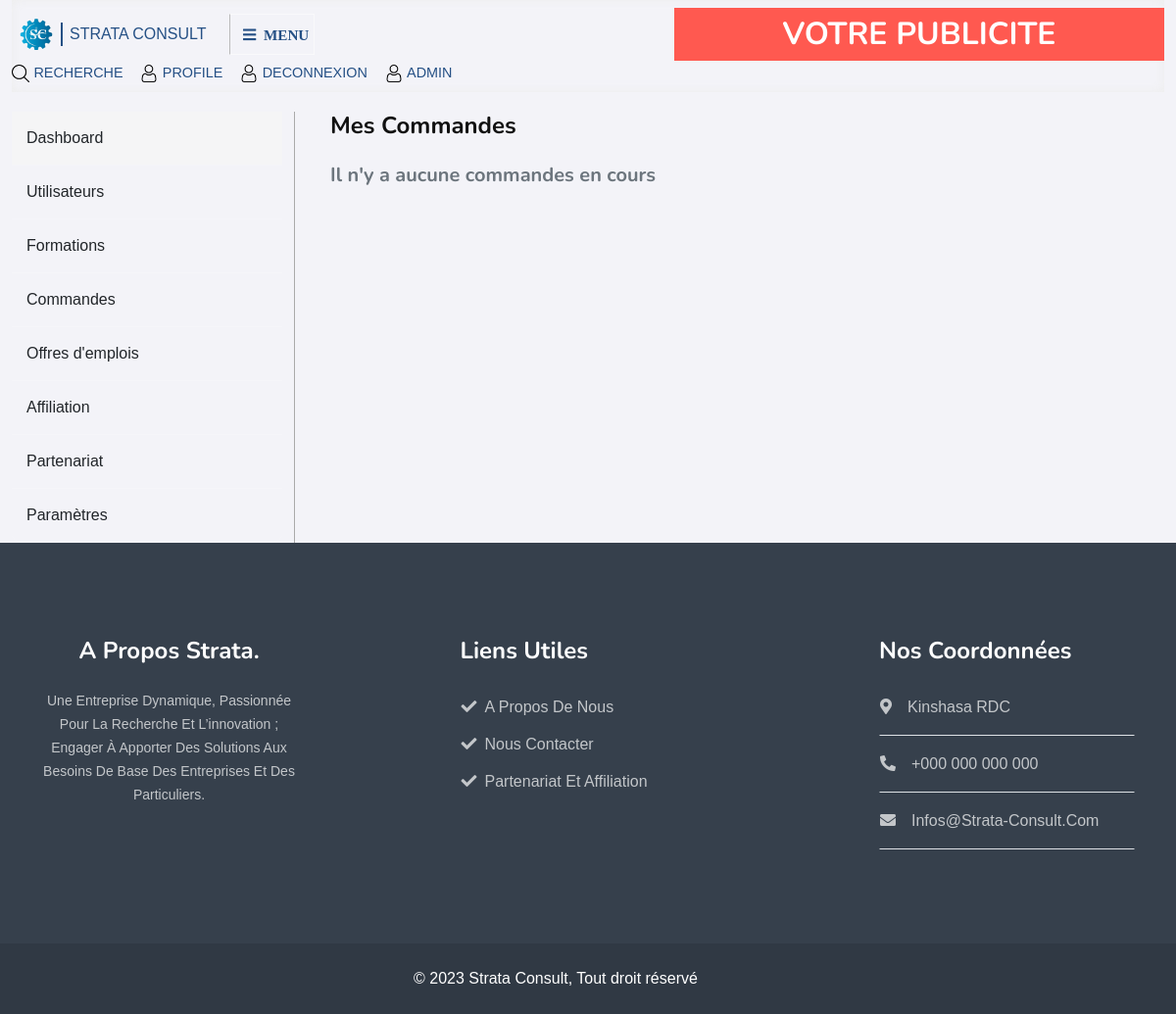
Before: /back/commandes/ (signed in) with the older database file.
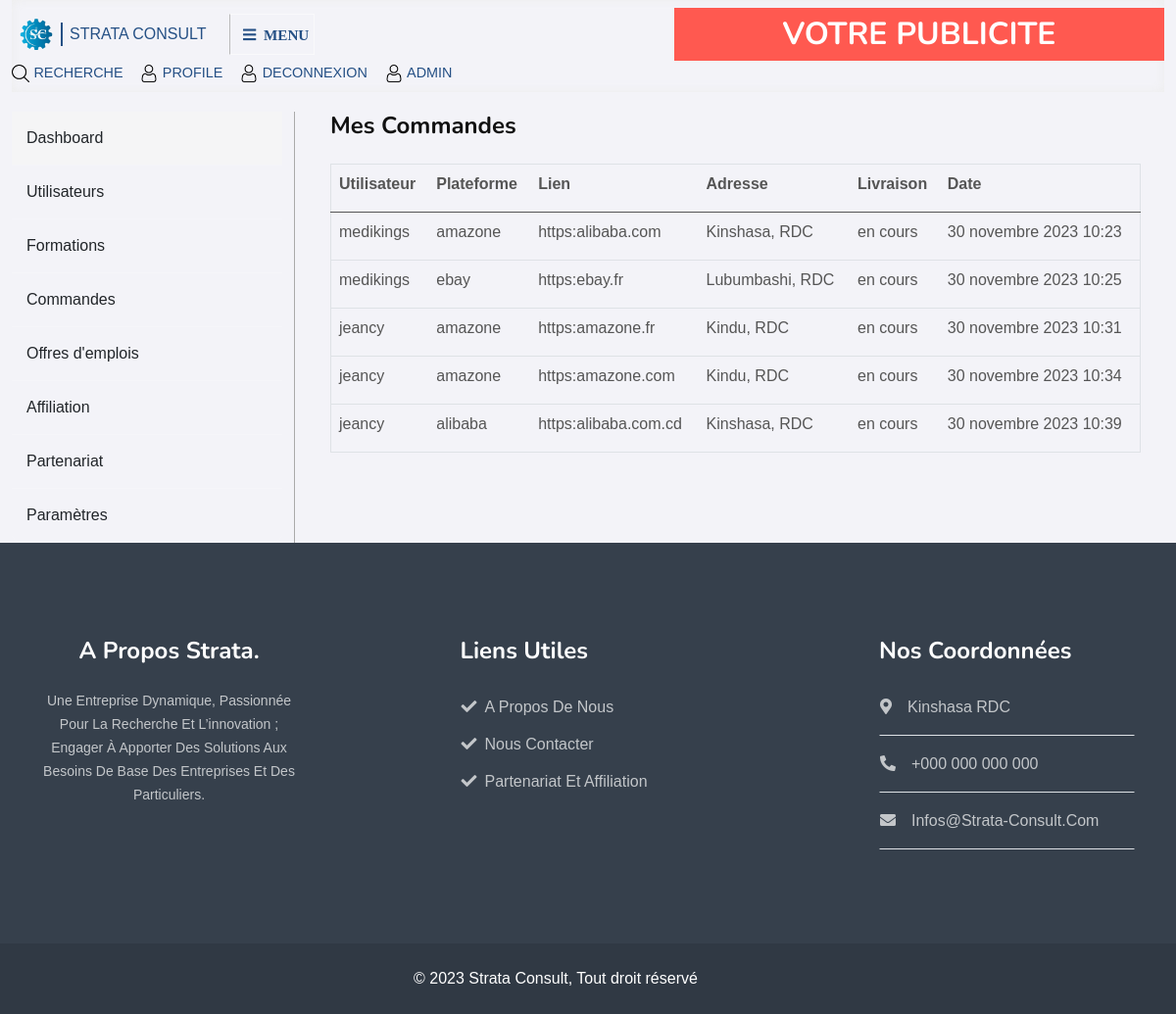
After: the same page with the newer database file.
### back/models.py (models this page shows, shortened)
class Achat(models.Model):
    user = models.ForeignKey(User, on_delete=models.CASCADE)
    plateforme = models.CharField(choices=PATEFORME, max_length=15)
    lien = models.CharField(max_length=300)
    adresse = models.CharField(max_length=200)
    livraison = models.CharField(choices=LIVRAISON, default='en cours', max_length=15)
    date = models.DateTimeField(auto_now_add=True)
    update = models.DateTimeField(auto_now=True)

### accounts/models.py (models this page shows, shortened)
class CustomUser(AbstractUser):
    full_name = models.CharField(('full_name'), max_length=50)
    email = models.EmailField(('email'), unique=True)
    phone = models.CharField(('phone'), max_length=15)
    birthday = models.DateField(('birthday'),)
    gender = models.CharField(('gender'), choices=GENDER, max_length=1)
    profile = models.CharField(('profile'), choices=PROFILE, max_length=15)
    objects = UserManager()

### back/views.py (the view)
# urls.py: path('commandes/', Commandes, name='commandes'),
def Commandes(request):
    commandes = Achat.objects.all().order_by('id')
    template_name = 'back/commandes.html'
    context = {
        'commandes': commandes,
    }
    return render(request, template_name, context)

### templates/back/commandes.html (shortened to what this page needs)
{% extends 'back/base.html' %}
{% load static %}
{% block admin %}
<div class="container pb-5">
    <div class="overflow-hidden">
        <h4 class="mb-4">Mes Commandes</h4>
    </div>
    {% if commandes %}
    <div class="table-responsive">
        <table class="table border">
            <thead>
                <th class="pb-3">Utilisateur</th>
                <th class="pb-3">Plateforme</th>
                <th class="pb-3">Lien</th>
                <th class="pb-3">Adresse</th>
                <th class="pb-3">Livraison</th>
                <th class="pb-3">Date</th>
            </thead>
            {% for commande in commandes %}
            <tr>
                <td class="pb-3">{{commande.user.username}}</td>
                <td class="pb-3">{{commande.plateforme}}</td>
                <td class="pb-3">{{commande.lien}}</td>
                <td class="pb-3">{{commande.adresse}}</td>
                <td class="pb-3">{{commande.livraison}}</td>
                <td class="pb-3">{{commande.date}}</td>
            </tr>
            {% endfor %}
        </table>
    </div>
    {% else %}
    <h5 class="text-muted">Il n'y a aucune commandes en cours</h5>
    {% endif %}
</div>
{% endblock %}

### templates/back/base.html (shortened to what this page needs)
{% extends 'home/base.html' %}
{% load static %}
{% block content %}
        {% if user.is_authenticated %}
        <div class="container-fluid p-0 dash h-100">
            <div class="row m-0 h-100">
                <div class="col-md-3 menu h-100">
                    <ul class="list-group">
                        <li class="list-group-item"><a href="{% url 'back:dashboard' %}" class="active">Dashboard</a></li>
                        <li class="list-group-item"><a href="{% url 'back:users' %}">Utilisateurs</a></li>
                        <li class="list-group-item"><a href="{% url 'back:formations' %}">Formations</a></li>
                        <li class="list-group-item"><a href="{% url 'back:commandes' %}">Commandes</a></li>
                        <li class="list-group-item"><a href="{% url 'back:emplois' %}">Offres d'emplois</a></li>
                        <li class="list-group-item"><a href="#">Affiliation</a></li>
                        <li class="list-group-item"><a href="#">Partenariat</a></li>
                        <li class="list-group-item"><a href="#">Paramètres</a></li>
                    </ul>
                </div>
                <div class="col-md-9 content">
                    {% block admin %}{% endblock %}
                </div>
            </div>
        </div>
        {% else %}
        <h1 class="text-center p-5">Veillez vous connecter pour acceder à cette page</h1>
        {% endif %}
{% endblock %}

### templates/home/base.html (shortened to what this page needs)
{% load static %}
<!DOCTYPE html>
<html lang="fr">
    <head>
        {% include 'includes/css.html' %}
    </head>
    <body>
        <div class="container-fluid">
            <nav class="navbar navbar-dark navbar-expand-xxl align-items-center">
                <div class="d-flex">
                    <a href="{% url 'home:home' %}" class="d-flex align-items-center navbar-brand ">
                        <img src="{% static 'img/logo.png' %}" style="width: 50px;" alt="">
                        <span style="font-size: 1rem; color: #255085; padding: 0px 7px; border-left: 2px solid #255085;" class="d-none d-md-inline">STRATA CONSULT</span>
                    </a>
                    <button class="navbar-toggler p-0" type="button" data-bs-toggle="collapse" id="navbarBtn" data-bs-target="#navbarCollapse" style="font-size: 0.95rem; border: 1px solid; border-left: 1px solid #bbb;">
                        &nbsp;&nbsp;<span class="fa fa-bars" style="color: #255085;">&nbsp; MENU</span>
                    </button>
                </div>
                <div class="pub">
                    <div class="d-flex justify-content-center align-items-center" style="width: 500px; background-color: #ff5950;">
                        <h2 class="text-white m-0 py-2">VOTRE PUBLICITE</h2>
                    </div>
                </div>
                <div class="buttons d-flex">
                    <a href="#r" class="top-search-btn"><img src="{% static 'img/search.png' %}" alt=""> <span class="d-none d-md-inline">RECHERCHE</span></a> &nbsp;&nbsp;&nbsp;&nbsp;
                    {% if user.is_authenticated %}
                    <a href="{% url 'accounts:profile' request.user.username %}"><img src="{% static 'img/user.png' %}" alt=""> <span class="d-none d-md-inline">PROFILE</span></a> &nbsp;&nbsp;&nbsp;&nbsp;
                    <a href="{% url 'accounts:logout' %}"><img src="{% static 'img/user.png' %}" alt=""> <span class="d-none d-md-inline">DECONNEXION</span></a>
                    {% if user.is_superuser %}
                    <a href="{% url 'back:dashboard' %}">&nbsp;&nbsp;&nbsp;&nbsp;<img src="{% static 'img/user.png' %}" alt=""> <span class="d-none d-md-inline">ADMIN</span></a>
                    {% endif %}
                    {% else %}
                    <a href="#login" class="login-btn d-flex"><img src="{% static 'img/user.png' %}" alt=""> <span class="d-none d-md-inline">CONNEXION</span></a> &nbsp;&nbsp;&nbsp;&nbsp;
                    {% endif %}
                </div>
            </nav>
        </div>
        {% block content %}{% endblock %}
        <div id="footer" class="container-fluid footer py-5 wow fadeIn" data-wow-delay=".3s">
            <div class="container py-5">
                <div class="row justify-content-between g-4 footer-inner">
                    <div class="col-lg-3 col-md-6">
                        <div class="footer-item">
                            <h4 class="text-white text-center fw-bold mb-4">A propos Strata.</h4>
                            <div class="text-center">
                                <small>Une entreprise dynamique, passionnée pour la recherche et l’innovation ; engager à apporter des solutions aux besoins de base des entreprises et des particuliers.</small>
                            </div>
                        </div>
                    </div>
                    <div class="col-lg-3 col-md-6">
                        <div class="footer-item">
                            <h4 class="text-white fw-bold mb-4">Liens utiles</h4>
                            <div class="d-flex flex-column align-items-start">
                                <a class="btn btn-link ps-0" href=""><i class="fa fa-check me-2"></i>A propos de nous</a>
                                <a class="btn btn-link ps-0" href="{% url 'home:contact' %}"><i class="fa fa-check me-2"></i>Nous Contacter</a>
                                <a class="btn btn-link ps-0" href=""><i class="fa fa-check me-2"></i>Partenariat et affiliation</a>
                            </div>
                        </div>
                    </div>
                    <div class="col-lg-3 col-md-6">
                        <div class="footer-item">
                            <h4 class="text-white fw-bold mb-4">Nos coordonnées</h4>
                            <a href="" class="btn btn-link w-100 text-start ps-0 pb-3 border-bottom rounded-0"><i class="fa fa-map-marker-alt me-3"></i>Kinshasa RDC</a>
                            <a href="" class="btn btn-link w-100 text-start ps-0 py-3 border-bottom rounded-0"><i class="fa fa-phone-alt me-3"></i>+000 000 000 000</a>
                            <a href="" class="btn btn-link w-100 text-start ps-0 py-3 border-bottom rounded-0"><i class="fa fa-envelope me-3"></i>infos@strata-consult.com</a>
                        </div>
                    </div>
                </div>
            </div>
        </div>
        <div class="container-fluid copyright py-4 text-white" style="background-color: #303944">
            <div class="container">
                <div class="row justify-content-center align-items-center">
                    <div class="col-md-4 text-center text-md-start mb-3 mb-md-0">
                        <span>© 2023 Strata Consult, Tout droit réservé</span>
                    </div>
                </div>
            </div>
        </div>
    </body>
</html>

### templates/includes/css.html (shortened to what this page needs)
{% load static %}
        <link href="https://cdnjs.cloudflare.com/ajax/libs/font-awesome/5.10.0/css/all.min.css" rel="stylesheet">
        <link href="https://cdn.jsdelivr.net/npm/bootstrap-icons@1.4.1/font/bootstrap-icons.css" rel="stylesheet">
        <link href="{% static 'lib/animate/animate.min.css' %}" rel="stylesheet">
        <link href="{% static 'lib/owlcarousel/assets/owl.carousel.min.css' %}" rel="stylesheet">
        <link href="{% static 'css/bootstrap.min.css' %}" rel="stylesheet">
        <link href="{% static 'css/css.css' %}" rel="stylesheet">

### templates/includes/scripts.html (shortened to what this page needs)
{% load static %}

### static/css/css.css (style rules this page uses)
html, body { box-sizing: border-box; overflow-x: hidden; background-color: #f3f3f8; }
.btn { text-transform: uppercase; font-weight: 500; transition: .5s; }
.navbar { box-shadow: inset 0px 0px 10px 1px #eee; }
.navbar-dark .navbar-toggler { border-color: #ccc; }
.navbar-toggler { outline: none; border-radius: 0px; border: none; border-left: 1px solid; padding-left: 15px; }
.navbar-toggler span { padding: 5px; }
.navbar .buttons img { width: 18px; }
.navbar .buttons span { font-size: 0.9rem; }
.dash { height: 100vh; margin-top: 20px; }
.dash .menu .list-group-item { padding: 15px 12px; background: transparent; border: none; border-bottom: 1px solid rgba(255, 255, 255, .125); padding: 0px !important; }
.dash .menu .list-group-item a { display: block; padding: 15px; color: inherit; }
.dash .menu .list-group-item a.active { background-color: #f5f5f6; }
.dash .content { border-left: 1px solid #aaa; }
.footer { background-color: #36404c; background-size: cover; color: rgba(255, 255, 255, .7); }
.footer-item, .footer-item a { color: rgba(255, 255, 255, .7); text-transform: capitalize; }

Changed rows visible on the page:
added Achat: user.username "medikings", plateforme "amazone", lien "https:alibaba.com", adresse "Kinshasa, RDC", livraison "en cours", date "30 novembre 2023 10:23"
added Achat: user.username "medikings", plateforme "ebay", lien "https:ebay.fr", adresse "Lubumbashi, RDC", livraison "en cours", date "30 novembre 2023 10:25"
added Achat: user.username "jeancy", plateforme "amazone", lien "https:amazone.fr", adresse "Kindu, RDC", livraison "en cours", date "30 novembre 2023 10:31"
added Achat: user.username "jeancy", plateforme "amazone", lien "https:amazone.com", adresse "Kindu, RDC", livraison "en cours", date "30 novembre 2023 10:34"
added Achat: user.username "jeancy", plateforme "alibaba", lien "https:alibaba.com.cd", adresse "Kinshasa, RDC", livraison "en cours", date "30 novembre 2023 10:39"
Other visible differences:
text no longer shown: "Il n'y a aucune commandes en cours"
text now shown: "Utilisateur Plateforme Lien Adresse Livraison Date"
